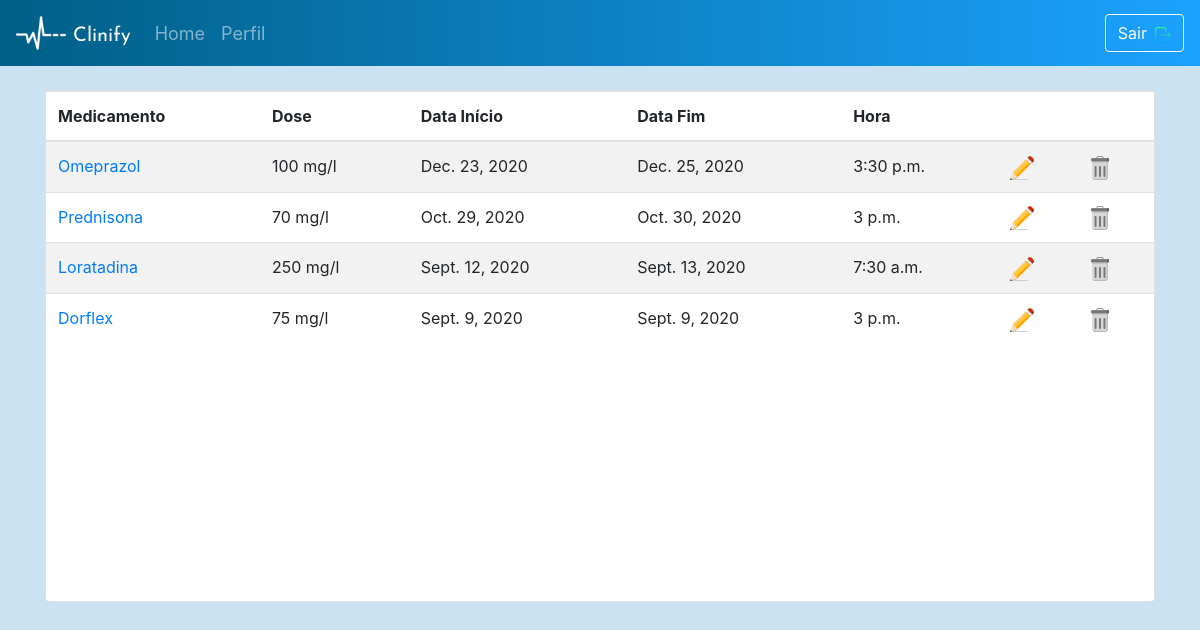
Page /Templates/medication/list/ (signed in) on the committed database.
### server_app/models.py (models this page shows, shortened)
class UserMedication(models.Model):
    user                 = models.ForeignKey(User, on_delete=models.CASCADE)
    medication_name_med  = models.CharField(max_length=200)
    dosis_name_med       = models.CharField(max_length=30)
    init_date_med        = models.DateField()
    end_date_med         = models.DateField()
    time_med             = models.TimeField()
    slug                 = models.SlugField(default='slug')
    objects = models.Manager()

### server_app/views.py (the view)
@method_decorator(login_required(login_url="intro"), name='dispatch')
class MedicationListView(ListView): ### RETRIEVE
    template_name="medication_list.html"
    model = UserMedication
    context_object_name = 'med'
    def get_context_data(self, **kwargs):
        context = super(MedicationListView, self).get_context_data(**kwargs)
        return context
    def get_queryset(self):
        queryset = super(MedicationListView, self).get_queryset()
        queryset = queryset.filter(user=self.request.user)
        return queryset

### Templates/medication_list.html (shortened to what this page needs)
<!DOCTYPE html>
{% extends 'base.html' %}
    {% block content %}
        {% load static %}
    </head>
    <body class="medication-screen">
        <nav class="navbar navbar-expand-md navbar-dark">
            <img class="nav-icon" src="{% static 'images\heartbeat-logo-144.png' %}">
            <a class="navbar-brand" href="https://fonts.googleapis.com/css?family=Josefin+Sans:600&display=swap" rel="stylesheet">Clinify</a>
            <div class="collapse navbar-collapse" id="navbarSupportedContent">
                <ul class="navbar-nav mr-auto">
                    <a class="nav-link" href="{% url 'home' %}">Home</a>
                    <a class="nav-link" href="{% url 'temp:profile' %}">Perfil</a>
                </ul>
                <form class="form-inline" method="POST">
                    <a href="#" data-toggle="modal" data-target="#myModal"><button class="btn btn-outline-light btn-auto">Sair<img class="pl-2" src="{% static 'images/logout.png' %}"></button></a>
                </form>
            </div>
        </nav>
        <section class="container mt-3">
            <div class="card card-med mt-4 mb-3" id="card-opacity">
                <div class="overflow-auto">
                    <table class="table table-striped overflow-auto">
                        <thead>
                            <tr>
                                <th>Medicamento</th>
                                <th>Dose</th>
                                <th>Data Início</th>
                                <th>Data Fim</th>
                                <th>Hora</th>
                                <th> </th>
                                <th> </th>
                            </tr>
                        </thead>
                        <tbody>
                            {% for usermed in med %}
                            <tr>
                                <td><a href="{% url 'temp:medication_detail' pk=usermed.pk slug=usermed.slug %}">{{ usermed.medication_name_med }}</a></td>
                                <td>{{ usermed.dosis_name_med }}</td>
                                <td>{{ usermed.init_date_med }}</td>
                                <td>{{ usermed.end_date_med }}</td>
                                <td>{{ usermed.time_med }}</td>
                                <td><a href="{% url 'temp:medication' pk=usermed.pk slug=usermed.slug %}"><img src="{% static 'images/edit.png' %}"></a></td>
                                <td><a href="{% url 'temp:medication_delete' pk=usermed.pk slug=usermed.slug %}"><img src="{% static 'images/trash.png' %}"></a></td>
                            </tr>
                            {% endfor %}
                        </tbody>
                    </table>
                </div>
            </div>
        </section>
        {% endblock %}

### static/css/screens.css (style rules this page uses)
.intro-screen, .signup-screen, .forgpassword-screen, .navbar { background: linear-gradient(90deg, rgba(0,95,134,100) 0%, rgba(27,162,255,100)100%); }
.navbar-brand { padding-left: 7px; margin-top: 6px; font-size: x-large; color: white; font-family: 'Josefin Sans', sans-serif; }
.nav-icon { height: 50px; width: 50px; }
.msg-text, .profile-screen, .edit-profile, .medication-screen, .diet-screen, .appointment-screen, .exercise-screen, .home-screen, .stresslevel-screen { background-color: rgb(202, 226, 241); }
.nav-link { color: white; font-size: 18px; }
.card-med, .card-vaccine, .card-trip { height: 32rem; }
.table { text-align: left; }

### rows in the picture
UserMedication: medication_name_med "Omeprazol", dosis_name_med "100 mg/l", init_date_med "Dec. 23, 2020", end_date_med "Dec. 25, 2020", time_med "3:30 p.m."
UserMedication: medication_name_med "Prednisona", dosis_name_med "70 mg/l", init_date_med "Oct. 29, 2020", end_date_med "Oct. 30, 2020", time_med "3 p.m."
UserMedication: medication_name_med "Loratadina", dosis_name_med "250 mg/l", init_date_med "Sept. 12, 2020", end_date_med "Sept. 13, 2020", time_med "7:30 a.m."
UserMedication: medication_name_med "Dorflex", dosis_name_med "75 mg/l", init_date_med "Sept. 9, 2020", end_date_med "Sept. 9, 2020", time_med "3 p.m."
